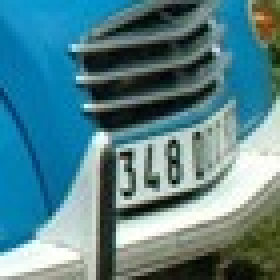
%> input picture TP_Filtrage/TP1.1.jpg, 70 x 70 px (shown 4 times larger)
$ octave testFiltreNLMeans.m   (GNU Octave 9; MATLAB toolbox functions it lacks are replaced by stand-ins)
%> lines starting %> are read from the running program, lines starting %| are printed output that depends on the picture
%> further down, img is the input picture: size 70x70x3 uint8; mean R, G, B 84.6, 129.6, 138.1
### TP_Filtrage/addNoiseGaus.m
function newImage = addNoiseGaus(image, sigma)
%> called with sigma = 20
  [rows, columns, ~] = size(image);
%> rows = 70; columns = 70
  n = int16(sigma*randn(rows,columns));
  newImage = uint8(int16(imageToGrayScale(image)) + n);
end

### TP_Filtrage/imageToGrayScale.m
function newImage = imageToGrayScale(image)
  %[rows, columns, channels] = size(image);
  red = image(:, :, 1);
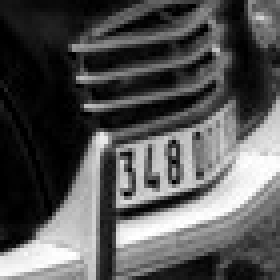
%> red: size 70x70 uint8 (shown 4 times larger); min 0, max 255, mean 84.6
  green = image(:, :, 2);
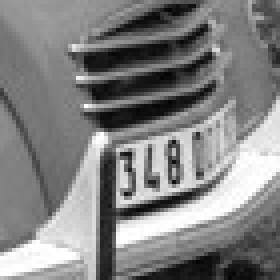
%> green: size 70x70 uint8 (shown 4 times larger); min 4, max 255, mean 129.6
  blue = image(:, :, 3);
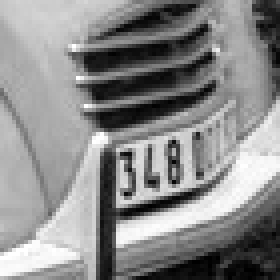
%> blue: size 70x70 uint8 (shown 4 times larger); min 0, max 255, mean 138.1
  newImage = .2126*double(red) + .7152*double(green) + .0722*double(blue);
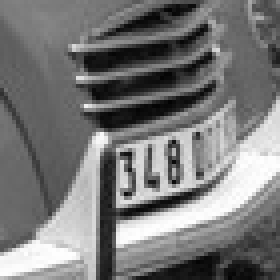
%> newImage: size 70x70 double (shown 4 times larger); min 3.72, max 254.9, mean 120.6
  newImage = uint8(newImage);
%> newImage: size 70x70 uint8
%> in addNoiseGaus, `newImage = uint8(int16(imageToGrayScale(image)) + n);`:
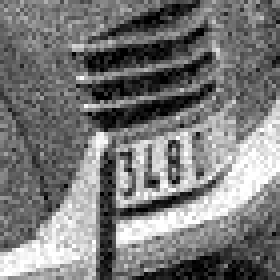
%> newImage: size 70x70 uint8 (shown 4 times larger); min 0, max 255, mean 120.6
end

### TP_Filtrage/filtrageNLMeans.m
function newImage = filtrageNLMeans(grayImage, neighborhoodSize, sigma)
%> called with neighborhoodSize = 5, sigma = 64.9
  [n, m] = size(grayImage);
%> n = 70; m = 70
  grayImage = double(grayImage);
  newImage = grayImage;
  nSize = neighborhoodSize*neighborhoodSize;
  w = (neighborhoodSize-1)/2;
  % for each pixels store neighborhood (do not treat border)
  nMatrix = zeros(n,m,nSize);
  for i = 1+w:n-w
      for j = 1+w:m-w
          tmp = grayImage(i-w:i+w,j-w:j+w);
          nMatrix(i,j,:) = reshape(tmp,1,1,nSize);
      end
  end
  h = waitbar(0,'Initializing waitbar...');
  % filter for each pixel each other pixel
  for i = 1+w:n-w
      for j = 1+w:m-w
          normalisation = 0.0;
          newImage(i,j) = 0;
          for k = 1+w:n-w
              for l = 1+w:m-w
                m1 = nMatrix(i,j,:);
                m2 = nMatrix(k,l,:);
                G = exp(-(norm(m1(:)-m2(:)))^2/(2*sigma^2));
                normalisation = double(normalisation) + G;
                newImage(i,j) = double(newImage(i,j) + G * double(grayImage(k,l)));
              end
          end
          newImage(i,j) = double(newImage(i,j) / normalisation);
          waitbar(i/n,h,'Calculating...')
      end
  end
  close(h)
end

### TP_Filtrage/testFiltreNLMeans.m
img=imread('TP1.1.jpg');

gaussian = double(addNoiseGaus(img, 20));
%> (the run ends here)
